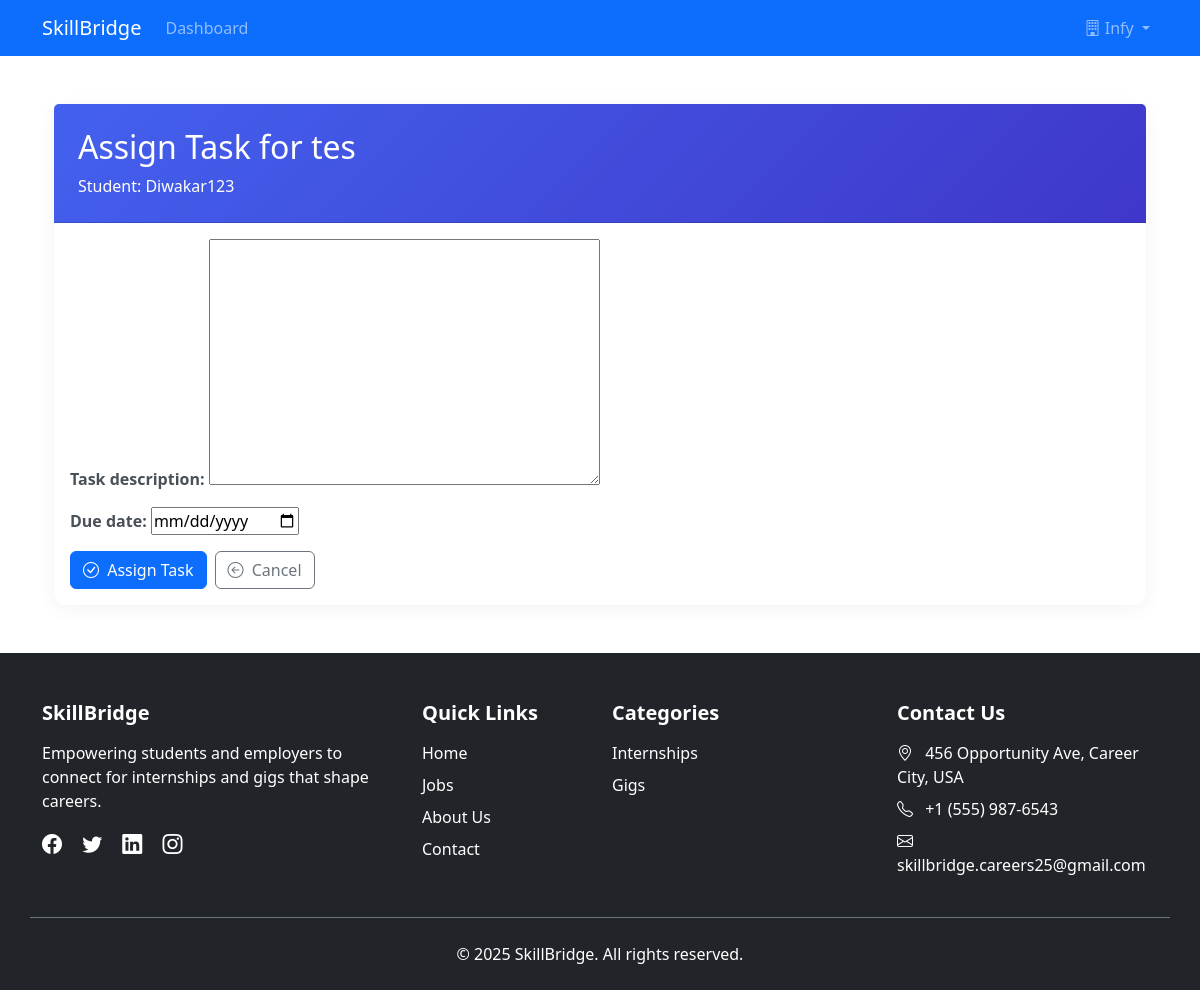
/payment/assign-task/15/ (signed in), run on the app's committed database.
### accounts/models.py (models this page shows, shortened)
class User(AbstractUser):
    is_student = models.BooleanField(default=False)
    is_employer = models.BooleanField(default=False)
    is_verified = models.BooleanField(default=False)

class EmployerProfile(models.Model):
    user = models.OneToOneField(settings.AUTH_USER_MODEL, on_delete=models.CASCADE, primary_key=True)
    company_name = models.CharField(max_length=200)
    email = models.EmailField(unique=True)
    phone_regex = RegexValidator(
    regex=r'^\+\d{12}$',
    message="Phone number must be in the format: '+CCXXXXXXXXXX' (2-digit country code + 10-digit number)."
)
    phone_number = models.CharField(validators=[phone_regex], max_length=13)
    country = models.CharField(max_length=100)
    company_logo = models.ImageField(upload_to='company_logos/', blank=True, null=True)
    company_website = models.URLField(blank=True)
    company_description = models.TextField(blank=True)
    industry = models.CharField(max_length=100, blank=True)
    founded_year = models.PositiveIntegerField(blank=True, null=True)
    company_size = models.CharField(max_length=50, blank=True)
    headquarters = models.CharField(max_length=100, blank=True)
    is_approved = models.BooleanField(default=False)
    approved_date = models.DateTimeField(null=True, blank=True)

class StudentProfile(models.Model):
    user = models.OneToOneField(settings.AUTH_USER_MODEL, on_delete=models.CASCADE, primary_key=True)
    personal_email = models.EmailField(unique=True, blank=True, null=True)
    profile_picture = models.ImageField(upload_to='profile_pics/', blank=True, null=True)
    profile_picture_url = models.URLField(blank=True, null=True)
    bio = models.TextField(blank=True, null=True)
    location = models.CharField(max_length=100, blank=True, null=True)
    github_url = models.URLField(blank=True, null=True)
    personal_website = models.URLField(blank=True, null=True)
    resume = models.FileField(upload_to='resumes/', blank=True, null=True)
    skills = models.ManyToManyField(Skill, blank=True)
    work_preference = models.CharField(max_length=4, choices=[
        ('INT', 'Internship'), ('GIG', 'Gigs'), ('BOTH', 'Both')
    ], blank=True, null=True)
    availability = models.CharField(max_length=10, choices=[
        ('FULL', 'Full-time'), ('PART', 'Part-time'), ('FLEX', 'Flexible')
    ], blank=True, null=True)
    student_id_document = models.FileField(upload_to='student_ids/', blank=True, null=True)
    phone_regex = RegexValidator(
    regex=r'^\+\d{12}$',
    message="Phone number must be in the format: '+CCXXXXXXXXXX' (2-digit country code + 10-digit number)."
)
    phone_number = models.CharField(validators=[phone_regex], max_length=13, blank=True, null=True)
    university = models.CharField(max_length=200, blank=True, null=True)
    country = models.CharField(max_length=100, blank=True, null=True)
    student_id_verified = models.BooleanField(default=False)
    stripe_account_id = models.CharField(max_length=255, blank=True, help_text="Stripe Connect account ID for payments")
    is_approved = models.BooleanField(default=False)
    def admin_photo(self):
        if self.profile_picture:
            return mark_safe(f'<img src="{self.profile_picture.url}" width="100" />')
        return "No Image"
    admin_photo.short_description = 'Profile Picture'
    admin_photo.allow_tags = True
    @property
    def profile_picture_url(self):
        if self.profile_picture and hasattr(self.profile_picture, 'url'):
            return self.profile_picture.url
        return '/static/images/default-profile.jpg'

### jobs/models.py (models this page shows, shortened)
class Application(models.Model):
    STATUS_CHOICES = [
        ('PENDING', 'Pending'),
        ('INTERVIEW', 'Interview Scheduled'),
        ('ACCEPTED', 'Accepted'),
        ('REJECTED', 'Rejected'),
        ('WITHDRAWN', 'Withdrawn'),
    ]
    student = models.ForeignKey(StudentProfile, on_delete=models.CASCADE, related_name='applications')
    job = models.ForeignKey(Job, on_delete=models.CASCADE, related_name='applications')
    applied_date = models.DateTimeField(auto_now_add=True)
    status = models.CharField(max_length=20, choices=STATUS_CHOICES, default='PENDING')
    cover_letter = models.TextField(verbose_name="Why do you want this job?", blank=True)
    resume = models.FileField(upload_to='application_resumes/', blank=True, null=True)
    declared_skills = models.ManyToManyField(Skill, blank=True, related_name="applications_declared")
    class Meta:
        unique_together = ('student', 'job')
        indexes = [
            models.Index(fields=['student', 'applied_date']),
            models.Index(fields=['job', 'status']),
        ]

class Job(models.Model):
    JOB_TYPE_CHOICES = [
        ('INT', 'Internship'),
        ('GIG', 'Gig'),
    ]
    INTERVIEW_TYPE_CHOICES = [
        ('DIGITAL', 'Digital'),
        ('FACE_TO_FACE', 'Face-to-Face'),
    ]
    PAID_CHOICES = [
        ('UNPAID', 'Unpaid'),
        ('PAID', 'Paid'),
    ]
    SALARY_TYPE_CHOICES = [
        ('HOURLY', 'Per Hour'),
        ('DAILY', 'Per Day'),
    ]
    INTERNSHIP_DESCRIPTION = "Long-term work experience (typically 3-6 months)"
    GIG_DESCRIPTION = "Short-term project or task (typically 1 day - 1 month)"
    employer = models.ForeignKey(EmployerProfile, on_delete=models.CASCADE, related_name='jobs')
    title = models.CharField(max_length=200)
    description = models.TextField()
    requirements = models.TextField(blank=True, help_text="Enter specific job requirements here")
    location = models.CharField(max_length=100)
    job_type = models.CharField(max_length=3, choices=JOB_TYPE_CHOICES)
    salary = models.CharField(max_length=100, blank=True)
    posted_date = models.DateTimeField(auto_now_add=True)
    is_active = models.BooleanField(default=True)
    application_deadline = models.DateTimeField(null=True, blank=True, help_text="Deadline for applications")
    max_applications = models.PositiveIntegerField(null=True, blank=True, help_text="Maximum number of applications allowed")
    interview_type = models.CharField(max_length=20, choices=INTERVIEW_TYPE_CHOICES, default='DIGITAL')
    location_address = models.CharField(max_length=255, null=True, blank=True, help_text="Physical address for Face-to-Face interviews")
    paid_type = models.CharField(max_length=6, choices=PAID_CHOICES, default='UNPAID')
    salary_type = models.CharField(max_length=6, choices=SALARY_TYPE_CHOICES, null=True, blank=True)
    is_physical = models.BooleanField(default=False, help_text="For internships: Check if physical presence required")
    media = models.FileField(
        upload_to='job_media/',
        blank=True,
        null=True,
        validators=[FileExtensionValidator(allowed_extensions=['jpg', 'png', 'mp4'])]
    )
    media_type = models.CharField(
        max_length=10,
        choices=(('image', 'Image'), ('video', 'Video')),
        blank=True,
        null=True
    )
    class Meta:
        indexes = [
            models.Index(fields=['employer', 'posted_date']),
            models.Index(fields=['is_active']),
        ]

### payment/views.py (the view)
# urls.py: path('assign-task/<int:application_id>/', views.assign_task, name='assign_task'),
@csrf_protect
@login_required
def assign_task(request, application_id):
    application = get_object_or_404(Application, pk=application_id, job__employer__user=request.user, status='ACCEPTED')
    if request.method == 'POST':
        form = TaskAssignmentForm(request.POST)
        if form.is_valid():
            task = form.save(commit=False)
            task.application = application
            task.save()
            student_email = application.student.user.email
            send_mail(
                subject='Task Assigned',
                message=f'You have been assigned a task for {application.job.title}: {task.task_description}',
                from_email=settings.DEFAULT_FROM_EMAIL,
                recipient_list=[student_email],
                fail_silently=True,
            )
            messages.success(request, 'Task assigned successfully.')
            return redirect('jobs:employer_dashboard')
    else:
        form = TaskAssignmentForm()
    return render(request, 'payment/assign_task.html', {
        'form': form,
        'application': application,
        'is_physical': application.job.is_physical,
    })

### payment/forms.py
class TaskAssignmentForm(forms.ModelForm):
    class Meta:
        model = TaskAssignment
        fields = ['task_description', 'due_date']
        widgets = {
            'task_description': forms.Textarea(attrs={'data-bs-toggle': 'tooltip', 'title': 'Describe the task or duties'}),
            'due_date': forms.DateInput(attrs={'type': 'date', 'data-bs-toggle': 'tooltip', 'title': 'Optional due date'}),
        }

### jobs/context_processors.py (called while the page is built)
def user_ui_settings(request):
    ctx = {'dark_mode': False}
    if request.user.is_authenticated and hasattr(request.user, 'studentprofile'):
        settings_obj = getattr(request.user.studentprofile, 'settings', None)
        if settings_obj:
            ctx['dark_mode'] = bool(settings_obj.dark_mode)
    return ctx

### payment/templates/payment/assign_task.html (shortened to what this page needs)
{% extends "base.html" %}
{% load static %}
{% block content %}
<div class="container my-5">
    <div class="card">
        <div class="card-header">
            <h2>Assign Task for {{ application.job.title }}</h2>
            <p class="mb-0">Student: {{ application.student.user.username }}</p>
        </div>
        <div class="card-body">
            <form method="post">
                <div class="form-group mb-3">
                    {{ form.task_description.label_tag }}
                    {{ form.task_description }}
                </div>
                <div class="form-group mb-3">
                    {{ form.due_date.label_tag }}
                    {{ form.due_date }}
                </div>
                <div class="d-flex gap-2">
                    <button type="submit" class="btn btn-primary" data-bs-toggle="tooltip" title="Assign task to the student">
                        <i class="bi bi-check-circle me-1"></i> Assign Task
                    </button>
                    <a href="{% url 'jobs:employer_dashboard' %}" class="btn btn-outline-secondary" data-bs-toggle="tooltip" title="Return to dashboard">
                        <i class="bi bi-arrow-left-circle me-1"></i> Cancel
                    </a>
                </div>
            </form>
        </div>
    </div>
</div>
{% endblock %}

### templates/base.html (shortened to what this page needs)
<!DOCTYPE html>
{% load static %}
<html lang="en">
<head>
    <link href="https://cdn.jsdelivr.net/npm/bootstrap@5.3.0/dist/css/bootstrap.min.css" rel="stylesheet">
    <link rel="stylesheet" href="https://cdn.jsdelivr.net/npm/bootstrap-icons@1.10.0/font/bootstrap-icons.css">
    <link rel="stylesheet" href="{% static 'css/main.css' %}">
</head>
<body {% if dark_mode %}
    data-bs-theme="dark" data-theme="dark"
    {% else %}
        data-bs-theme="light" data-theme="light"
    {% endif %}
    >
    <nav class="navbar navbar-expand-lg navbar-dark bg-primary">
        <div class="container">
            <a class="navbar-brand" href="{% url 'home' %}">SkillBridge</a>
            <div class="collapse navbar-collapse" id="navbarNav">
                <ul class="navbar-nav me-auto">
                    {% if user.is_authenticated %}
                        {% if user.is_student %}
                            <li class="nav-item">
                                <a class="nav-link" href="{% url 'jobs:student_dashboard' %}">Dashboard</a>
                            </li>
                        {% elif user.is_employer %}
                            <li class="nav-item">
                                <a class="nav-link" href="{% url 'jobs:employer_dashboard' %}">Dashboard</a>
                            </li>
                        {% endif %}
                    {% endif %}
                </ul>
                <ul class="navbar-nav">
                    {% if user.is_authenticated %}
                        <li class="nav-item dropdown">
                            <a class="nav-link dropdown-toggle" href="#" role="button" data-bs-toggle="dropdown">
                                {% if user.is_student %}
                                    <i class="bi bi-person"></i> {{ user.studentprofile.university|default:"Student" }}
                                {% else %}
                                    <i class="bi bi-building"></i> {{ user.employerprofile.company_name|default:"Employer" }}
                                {% endif %}
                            </a>
                        </li>
                    {% endif %}
                </ul>
            </div>
        </div>
    </nav>
    <div class="container mt-4">
        {% block content %}{% endblock %}
    </div>
    <footer class="bg-dark text-white pt-5 pb-4">
        <div class="container">
            <div class="row g-4">
                <div class="col-md-4">
                    <h5 class="mb-3 fw-bold">SkillBridge</h5>
                    <p class="text-white-75">Empowering students and employers to connect for internships and gigs that shape careers.</p>
                    <div class="social-icons mt-3">
                        <a href="https://www.facebook.com/SkillBridgeOfficial" class="text-white me-3" target="_blank"><i class="bi bi-facebook fs-5"></i></a>
                        <a href="https://x.com/SkillBridgeHQ" class="text-white me-3" target="_blank"><i class="bi bi-twitter fs-5"></i></a>
                        <a href="https://www.linkedin.com/company/skillbridge" class="text-white me-3" target="_blank"><i class="bi bi-linkedin fs-5"></i></a>
                        <a href="https://www.instagram.com/SkillBridgeOfficial" class="text-white" target="_blank"><i class="bi bi-instagram fs-5"></i></a>
                    </div>
                </div>
                <div class="col-md-2">
                    <h5 class="mb-3 fw-bold">Quick Links</h5>
                    <ul class="list-unstyled">
                        <li class="mb-2"><a href="{% url 'home' %}" class="text-white text-decoration-none hover:text-primary">Home</a></li>
                        <li class="mb-2"><a href="{% url 'jobs:job_list' %}" class="text-white text-decoration-none hover:text-primary">Jobs</a></li>
                        <li class="mb-2"><a href="{% url 'about' %}" class="text-white text-decoration-none hover:text-primary">About Us</a></li>
                        <li class="mb-2"><a href="{% url 'contact' %}" class="text-white text-decoration-none hover:text-primary">Contact</a></li>
                    </ul>
                </div>
                <div class="col-md-3">
                    <h5 class="mb-3 fw-bold">Categories</h5>
                    <ul class="list-unstyled">
                        <li class="mb-2"><a href="{% url 'jobs:job_list' %}?job_type=INT" class="text-white text-decoration-none hover:text-primary">Internships</a></li>
                        <li class="mb-2"><a href="{% url 'jobs:job_list' %}?job_type=GIG" class="text-white text-decoration-none hover:text-primary">Gigs</a></li>
                    </ul>
                </div>
                <div class="col-md-3">
                    <h5 class="mb-3 fw-bold">Contact Us</h5>
                    <ul class="list-unstyled text-white-75">
                        <li class="mb-2"><i class="bi bi-geo-alt me-2"></i> 456 Opportunity Ave, Career City, USA</li>
                        <li class="mb-2"><i class="bi bi-telephone me-2"></i> +1 (555) 987-6543</li>
                        <li class="mb-2"><i class="bi bi-envelope me-2"></i> skillbridge.careers25@gmail.com</li>
                    </ul>
                </div>
            </div>
            <div class="row pt-4 mt-4 border-top border-secondary">
                <div class="col-12 text-center">
                    <p class="mb-0 text-white-75">&copy; 2025 SkillBridge. All rights reserved.</p>
                </div>
            </div>
        </div>
    </footer>
</body>
</html>

### static/css/main.css (style rules this page uses)
body { margin: 0; padding: 0; overflow-x: hidden; }

### payment/templates/payment/assign_task.html (style rules this page uses)
:root { --primary-color: #4361ee; --secondary-color: #3f37c9; --accent-color: #4895ef; --light-bg: #f8f9fa; }
.card { border: none; border-radius: 12px; box-shadow: 0 4px 20px rgba(0, 0, 0, 0.05); transition: all 0.3s ease; }
.card-header { background: linear-gradient(135deg, var(--primary-color), var(--secondary-color)); color: white; border-radius: 12px 12px 0 0; padding: 1.5rem; }
.form-group label { font-weight: 600; color: #495057; }

### data on the page
User: employerprofile.company_name "Infy"
Application: job "tes", student.user.username "Diwakar123"
